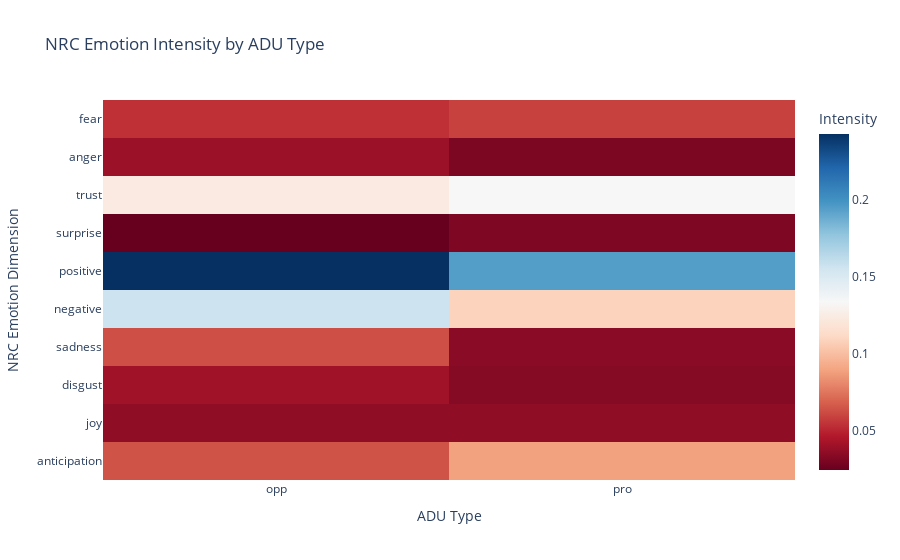

The notebook cell saved with this chart:
### Code cell
def process_data(df):
    """Process DataFrame by applying NRC analysis and filtering emotions."""
    df_exp = df.explode(['EDU', 'adu_type'])
    
    nrc_features = df_exp['EDU'].apply(lambda x: pd.Series(calculate_nrc(x)))
    
    return pd.concat([df_exp[['adu_type']], nrc_features], axis=1)

def visualize_correlation(processed_df):
    """Generate a heatmap visualization of NRC emotions by ADU type."""
    grouped = processed_df.groupby('adu_type').mean().reset_index()
    
    melted = grouped.melt(id_vars='adu_type', 
                          var_name='Emotion', 
                          value_name='Intensity')

    fig = px.imshow(
        grouped.set_index('adu_type').T,
        labels=dict(x="ADU Type", y="NRC Dimension", color="Intensity"),
        color_continuous_scale='RdBu',
        title="NRC Emotion Intensity by ADU Type",
        aspect="auto"
    )
    
    fig.update_layout(
        xaxis_title="ADU Type",
        yaxis_title="NRC Emotion Dimension",
        coloraxis_colorbar=dict(title="Intensity")
    )
    
    return fig

processed_df = process_data(df)
fig = visualize_correlation(processed_df)
fig.show()

### Figure 1 — Plotly figure (JSON) as saved in the notebook; plotly's stock layout.template omitted (floating-point values rounded to 4 significant figures)
{"data": [{"coloraxis": "coloraxis", "hovertemplate": "ADU Type: %{x}<br>NRC Dimension: %{y}<br>Intensity: %{z}<extra></extra>", "name": "0", "type": "heatmap", "x": ["opp", "pro"], "xaxis": "x", "y": ["fear", "anger", "trust", "surprise", "positive", "negative", "sadness", "disgust", "joy", "anticipation"], "yaxis": "y", "z": [[0.05363, 0.05928], [0.04004, 0.03103], [0.1239, 0.1338], [0.02488, 0.03163], [0.2426, 0.1946], [0.1568, 0.1088], [0.06332, 0.0351], [0.04149, 0.03365], [0.03689, 0.03675], [0.06447, 0.08924]]}], "layout": {"coloraxis": {"colorbar": {"title": {"text": "Intensity"}}, "colorscale": [[0, "rgb(103,0,31)"], [0.1, "rgb(178,24,43)"], [0.2, "rgb(214,96,77)"], [0.3, "rgb(244,165,130)"], [0.4, "rgb(253,219,199)"], [0.5, "rgb(247,247,247)"], [0.6, "rgb(209,229,240)"], [0.7, "rgb(146,197,222)"], [0.8, "rgb(67,147,195)"], [0.9, "rgb(33,102,172)"], [1, "rgb(5,48,97)"]]}, "title": {"text": "NRC Emotion Intensity by ADU Type"}, "xaxis": {"anchor": "y", "domain": [0, 1], "title": {"text": "ADU Type"}}, "yaxis": {"anchor": "x", "autorange": "reversed", "domain": [0, 1], "title": {"text": "NRC Emotion Dimension"}}}}
